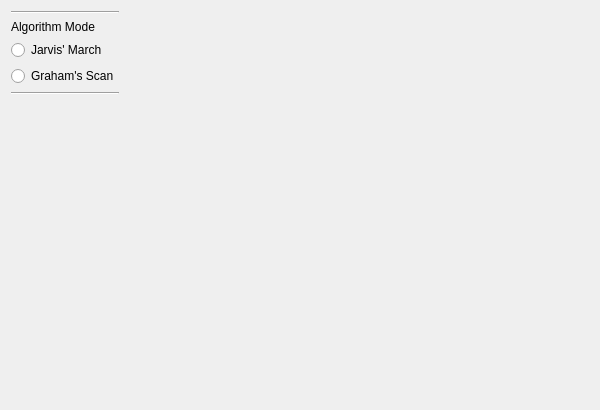
<?xml version="1.0" encoding="UTF-8"?>
<ui version="4.0">
 <class>MainWindowClass</class>
 <widget class="QMainWindow" name="MainWindowClass">
  <property name="geometry">
   <rect>
    <x>0</x>
    <y>0</y>
    <width>600</width>
    <height>410</height>
   </rect>
  </property>
  <property name="windowTitle">
   <string>Convex Hull in 2d</string>
  </property>
  <property name="locale">
   <locale language="German" country="Germany"/>
  </property>
  <widget class="QWidget" name="centralWidget">
   <layout class="QHBoxLayout" name="horizontalLayout_2">
    <item>
     <layout class="QVBoxLayout" name="verticalLayout">
      <item>
       <widget class="Line" name="line_2">
        <property name="lineWidth">
         <number>1</number>
        </property>
        <property name="orientation">
         <enum>Qt::Horizontal</enum>
        </property>
       </widget>
      </item>
      <item>
       <widget class="QLabel" name="label">
        <property name="text">
         <string>Algorithm Mode</string>
        </property>
       </widget>
      </item>
      <item>
       <widget class="QRadioButton" name="radioButton_1">
        <property name="toolTip">
         <string>&lt;html&gt;&lt;head/&gt;&lt;body&gt;&lt;p&gt;&lt;span style=&quot; font-weight:600;&quot;&gt;R.A. Jarvis (1973):&lt;/span&gt; On the identification of the convex hull of a finite set of points in the plane. Information Processing Letters 2: 18–21. &lt;/p&gt;&lt;/body&gt;&lt;/html&gt;</string>
        </property>
        <property name="text">
         <string>Jarvis' March</string>
        </property>
       </widget>
      </item>
      <item>
       <widget class="QRadioButton" name="radioButton_2">
        <property name="toolTip">
         <string>&lt;html&gt;&lt;head/&gt;&lt;body&gt;&lt;p&gt;&lt;span style=&quot; font-weight:600;&quot;&gt;R. Graham (1972):&lt;/span&gt; An Efficient Algorithm for Determining the Convex Hull of a Finite Planar Set, Info. Proc. Letters 1, 132-133.&lt;/p&gt;&lt;/body&gt;&lt;/html&gt;</string>
        </property>
        <property name="text">
         <string>Graham's Scan</string>
        </property>
       </widget>
      </item>
      <item>
       <widget class="Line" name="line_3">
        <property name="lineWidth">
         <number>1</number>
        </property>
        <property name="orientation">
         <enum>Qt::Horizontal</enum>
        </property>
       </widget>
      </item>
      <item>
       <spacer name="verticalSpacer">
        <property name="orientation">
         <enum>Qt::Vertical</enum>
        </property>
        <property name="sizeHint" stdset="0">
         <size>
          <width>20</width>
          <height>40</height>
         </size>
        </property>
       </spacer>
      </item>
     </layout>
    </item>
    <item>
     <widget class="GLWidget" name="glwidget" native="true">
      <property name="sizePolicy">
       <sizepolicy hsizetype="Expanding" vsizetype="Preferred">
        <horstretch>0</horstretch>
        <verstretch>0</verstretch>
       </sizepolicy>
      </property>
      <layout class="QHBoxLayout" name="horizontalLayout"/>
     </widget>
    </item>
   </layout>
  </widget>
 </widget>
 <layoutdefault spacing="6" margin="11"/>
 <customwidgets>
  <customwidget>
   <class>GLWidget</class>
   <extends>QWidget</extends>
   <header>glwidget.h</header>
   <container>1</container>
  </customwidget>
 </customwidgets>
 <resources/>
 <connections/>
</ui>
